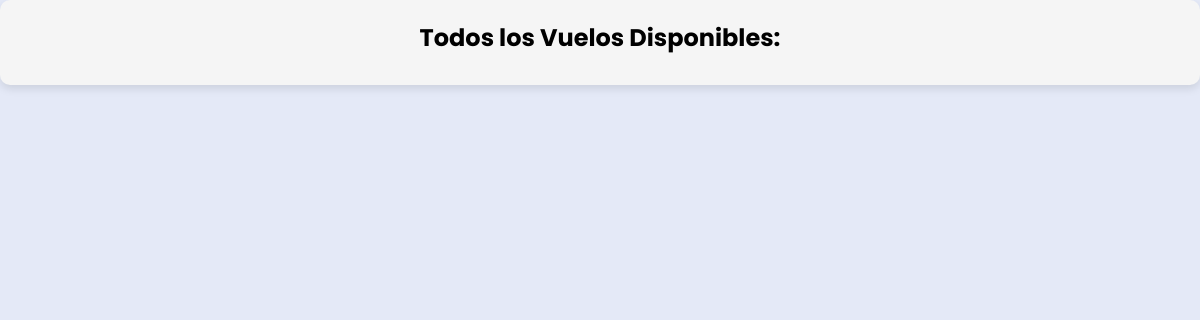
/buscar_vuelos.php, run on an earlier commit of the app's database.
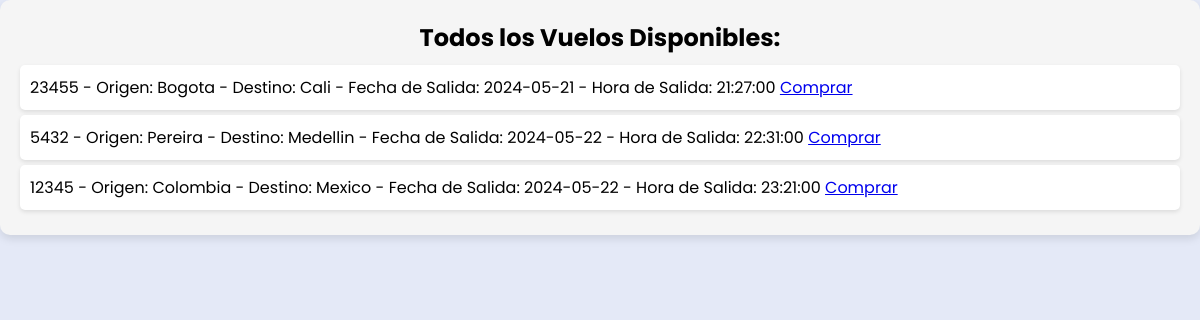
And on a later commit of the database.
### tables this page shows
CREATE TABLE `vuelos` (
  `id` int(11) NOT NULL,
  `numero_vuelo` varchar(20) NOT NULL,
  `id_aerolinea` int(11) NOT NULL,
  `origen` varchar(100) NOT NULL,
  `destino` varchar(100) NOT NULL,
  `fecha_salida` date NOT NULL,
  `hora_salida` time NOT NULL,
  `fecha_llegada` date NOT NULL,
  `hora_llegada` time NOT NULL,
  `estado` enum('Programado','En vuelo','Aterrizado','Cancelado','Retrasado') NOT NULL DEFAULT 'Programado'
);

### buscar_vuelos.php (the view, shortened to what this page needs)
<!DOCTYPE html>
<html lang="es">
<head>
    <link rel="stylesheet" href="css/estilos.css">
</head>
<body>
</body>
</html>
<?php
include('conexion.php');
$sql = "SELECT * FROM vuelos";
if ($_SERVER['REQUEST_METHOD'] == 'POST') {
    $origen = $_POST['origen'];
    $destino = $_POST['destino'];
    $fecha = $_POST['fecha'];
    if (!empty($origen)) {
        $sql .= " WHERE origen LIKE '%$origen%'";
        if (!empty($destino)) {
            $sql .= " AND destino LIKE '%$destino%'";
        }
        if (!empty($fecha)) {
            $sql .= " AND fecha_salida >= '$fecha'";
        }
    }
    $result = mysqli_query($conexion, $sql);
    if (!$result) {
        echo "Error en la consulta: " . mysqli_error($conexion);
    } else {
        echo "<div class='vuelos-disponibles'>";
        echo "<h2>Vuelos Disponibles:</h2>";
        echo "<a href='index.php' class='btn-comprar'>Inicio</a> <br>
        <br>";
        echo "<ul>";
        while ($row = mysqli_fetch_assoc($result)) {
            echo "<li>{$row['numero_vuelo']} - Origen: {$row['origen']} - Destino: {$row['destino']} - Fecha de Salida: {$row['fecha_salida']} - Hora de Salida: {$row['hora_salida']} <a href='comprar_vuelo.php?id_vuelo={$row['id']}' class='btn-comprar'>Comprar</a></li>";
        }
        echo "</ul>";
        echo "</div>";
    }
    mysqli_close($conexion);
} else {
    $result = mysqli_query($conexion, $sql);
    if (!$result) {
        echo "Error en la consulta: " . mysqli_error($conexion);
    } else {
        echo "<div class='todos-los-vuelos'>";
        echo "<h2>Todos los Vuelos Disponibles:</h2>";
        echo "<ul>";
        while ($row = mysqli_fetch_assoc($result)) {
            echo "<li>{$row['numero_vuelo']} - Origen: {$row['origen']} - Destino: {$row['destino']} - Fecha de Salida: {$row['fecha_salida']} - Hora de Salida: {$row['hora_salida']} <a href='comprar_vuelo.php?id_vuelo={$row['id']}'>Comprar</a></li>";
        }
        echo "</ul>";
        echo "</div>";
    }
}
?>

### css/estilos.css (style rules this page uses)
* { font-family: 'Poppins', sans-serif; margin: 0; padding: 0; box-sizing: border-box; }
:root { --body-color:#E4E9F7; --sidebar-color:#FFF; --primary-color:#1791c8; --toggle-color:#DDD; --text-color:black; --tran-02: all 0.2s ease; --tran-03: all 0.3s ease; --tran-04: all 0.4s ease; --tran-05: all 0.5s ease; }
body { height: 100vh; background: var(--body-color); transition: var(--tran-04); }
.vuelos-disponibles, .todos-los-vuelos { background-color: #f5f5f5; padding: 20px; border-radius: 10px; box-shadow: 0 4px 8px rgba(0, 0, 0, 0.1); margin-bottom: 20px; }
.vuelos-disponibles h2, .todos-los-vuelos h2 { text-align: center; margin-bottom: 10px; }
.vuelos-disponibles ul, .todos-los-vuelos ul { list-style-type: none; padding: 0; }
.vuelos-disponibles li, .todos-los-vuelos li { margin-bottom: 5px; padding: 10px; background-color: #fff; border-radius: 5px; box-shadow: 0 2px 4px rgba(0, 0, 0, 0.1); }

What changed in the data, as far as the page shows it:
added vuelos: numero_vuelo "23455", origen "Bogota", destino "Cali", fecha_salida "2024-05-21", hora_salida "21:27:00"
added vuelos: numero_vuelo "5432", origen "Pereira", destino "Medellin", fecha_salida "2024-05-22", hora_salida "22:31:00"
added vuelos: numero_vuelo "12345", origen "Colombia", destino "Mexico", fecha_salida "2024-05-22", hora_salida "23:21:00"
